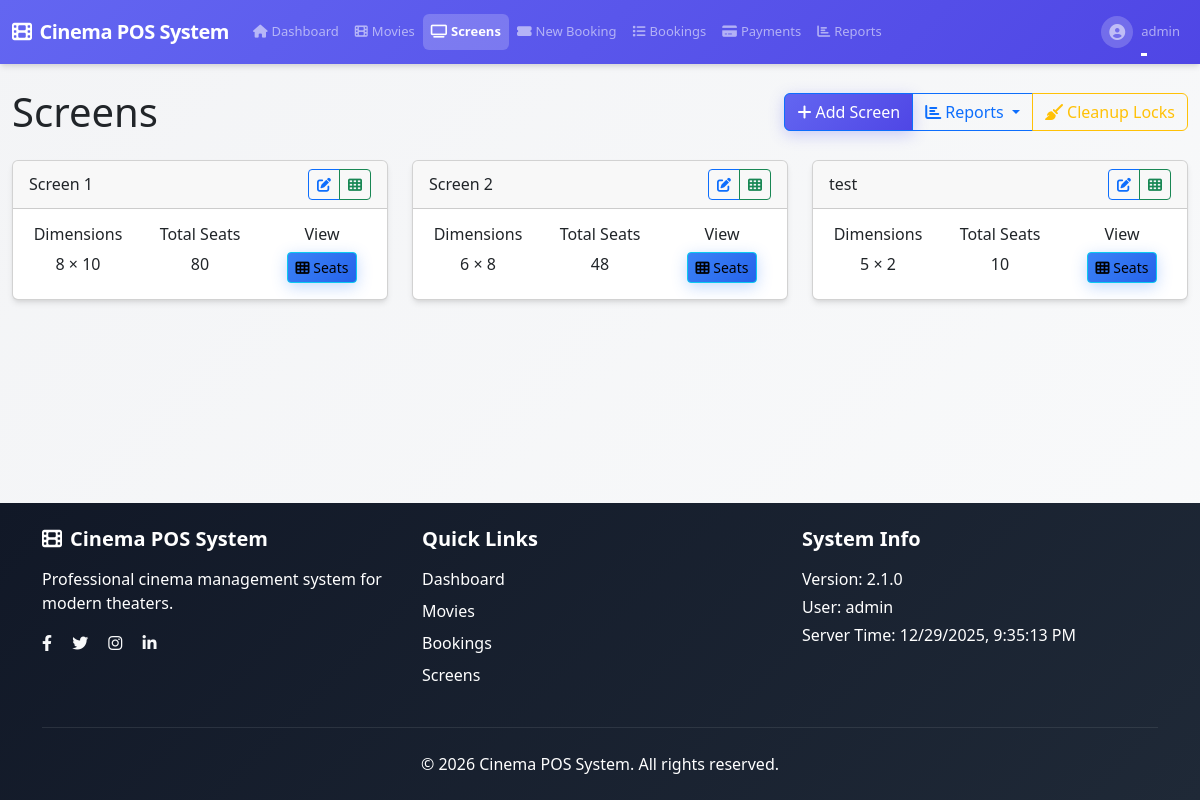
/screens/ (signed in), run on an earlier commit of the app's database.
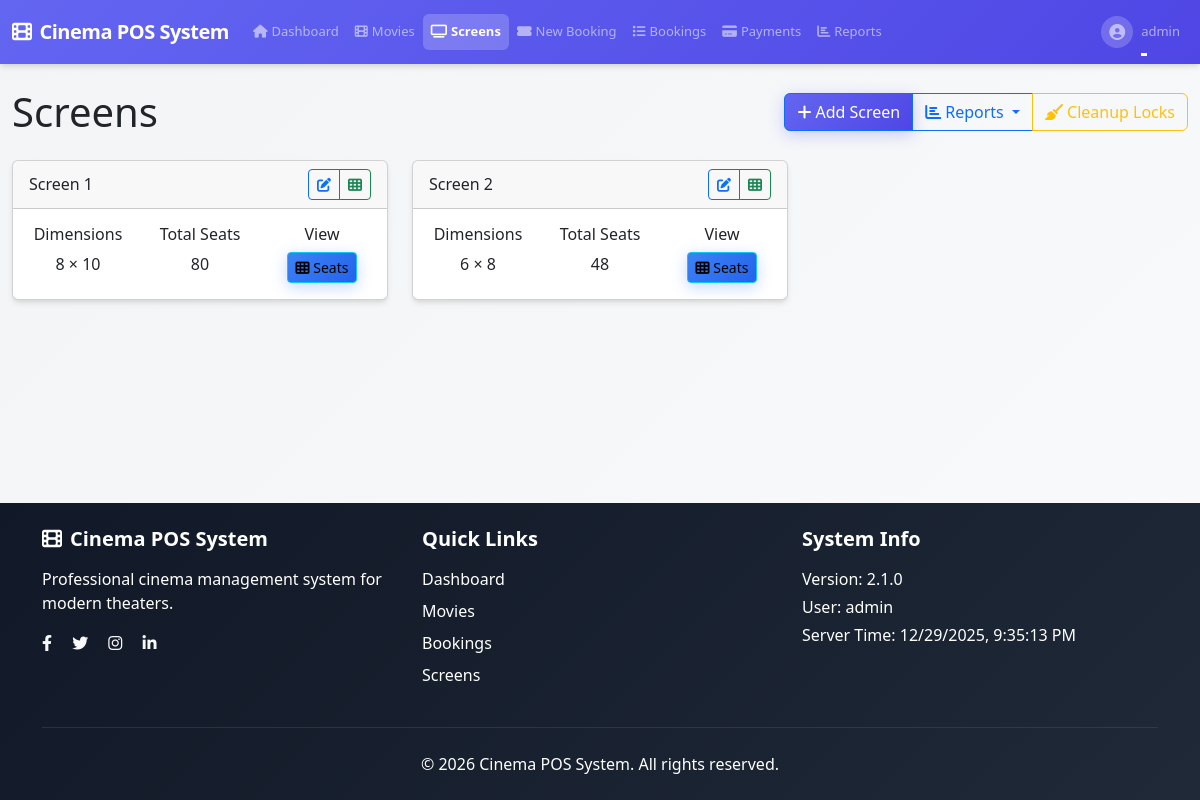
And on a later commit of the database.
### app/auth/models.py (models this page shows, shortened)
class User(UserMixin, db.Model):
    id = db.Column(db.Integer, primary_key=True)
    username = db.Column(db.String(64), index=True, unique=True, nullable=False,
                       comment="Unique username for login")
    email = db.Column(db.String(120), index=True, unique=True, nullable=False,
                      comment="Unique email address")
    password_hash = db.Column(db.String(128), nullable=False,
                            comment="Hashed password")
    role = db.Column(db.Enum('admin', 'cashier', name='user_roles'), default='cashier', nullable=False,
                    comment="Primary user role for permissions (for shared accounts, this is the default role)")
    assigned_roles = db.Column(db.Text, nullable=True,
                             comment="JSON array of assigned roles for shared accounts (e.g., ['admin', 'cashier'])")
    is_shared_account = db.Column(db.Boolean, default=False, nullable=False,
                                comment="Whether this is a shared account that can be used by multiple roles")
    last_login = db.Column(db.DateTime, default=None,
                         comment="Timestamp of last login")
    is_active = db.Column(db.Boolean, default=True, nullable=False,
                        comment="Whether user account is active")
    created_at = db.Column(db.DateTime, default=datetime.utcnow, nullable=False,
                          comment="Account creation timestamp")
    created_by = db.Column(db.Integer, db.ForeignKey('user.id'), default=None,
                         comment="ID of user who created this account")
    updated_at = db.Column(db.DateTime, default=datetime.utcnow, onupdate=datetime.utcnow,
                          comment="Last update timestamp")
    updated_by = db.Column(db.Integer, db.ForeignKey('user.id'), default=None,
                         comment="ID of user who last updated this account")
    bookings = db.relationship('Booking', backref='user', lazy=True)
    __table_args__ = (
        db.CheckConstraint('length(username) >= 3', name='check_username_length'),
        db.CheckConstraint('length(email) >= 5', name='check_email_length'),
        db.CheckConstraint("role IN ('admin', 'cashier')", name='check_role_values'),
        db.Index('idx_user_email_active', 'email', 'is_active'),
        db.Index('idx_user_username_active', 'username', 'is_active'),
    )
    def is_admin(self):
        from flask import session
        current_role = session.get('current_role')
        if current_role:
            return current_role == 'admin'
        return self.role == 'admin'

### app/screens/models.py (models this page shows, shortened)
class Screen(db.Model):
    id = db.Column(db.Integer, primary_key=True)
    name = db.Column(db.String(50), nullable=False)
    total_rows = db.Column(db.Integer, nullable=False)
    total_columns = db.Column(db.Integer, nullable=False)
    seats = db.relationship('Seat', backref='screen', lazy=True)
    shows = db.relationship('Show', backref='screen', lazy=True)

### app/screens/routes.py (the view)
@bp.route('/')
@login_required
def index():
    screens = Screen.query.all()
    return render_template('screens/index.html', title='Screens', screens=screens)

### app/__init__.py (called while the page is built)
@login_manager.user_loader
def load_user(user_id):
    from app.auth.models import User
    return User.query.get(int(user_id))

### templates/screens/index.html (shortened to what this page needs)
{% extends "base.html" %} {% block content %}
<div class="row">
  <div class="col-12">
    <div class="d-flex justify-content-between align-items-center mb-4">
      <h1 class="mb-0">Screens</h1>
      <div class="btn-group">
        {% if current_user.is_admin() %}
        <a href="{{ url_for('screens.add') }}" class="btn btn-primary">
          <i class="fas fa-plus me-1"></i>Add Screen
        </a>
        {% endif %}
        <div class="btn-group" role="group">
          <button type="button" class="btn btn-outline-primary dropdown-toggle" data-bs-toggle="dropdown">
            <i class="fas fa-chart-bar me-1"></i>Reports
          </button>
        </div>
        {% if current_user.is_admin() %}
        <a href="{{ url_for('screens.cleanup_expired_locks_route') }}" class="btn btn-outline-warning" onclick="return confirm('Are you sure you want to clean up expired seat locks?')">
          <i class="fas fa-broom me-1"></i>Cleanup Locks
        </a>
        {% endif %}
      </div>
    </div>
    {% if screens %}
    <div class="row">
      {% for screen in screens %}
      <div class="col-md-4 mb-4">
        <div class="card">
          <div
            class="card-header d-flex justify-content-between align-items-center"
          >
            <h6 class="mb-0">{{ screen.name }}</h6>
            {% if current_user.is_admin() %}
            <div class="btn-group btn-group-sm">
              <a
                href="{{ url_for('screens.edit', id=screen.id) }}"
                class="btn btn-sm btn-outline-primary"
              >
                <i class="fas fa-edit"></i>
              </a>
              <a
                href="{{ url_for('screens.manage_seats', screen_id=screen.id) }}"
                class="btn btn-sm btn-outline-success"
                title="Manage Seats"
              >
                <i class="fas fa-th"></i>
              </a>
            </div>
            {% endif %}
          </div>
          <div class="card-body">
            <div class="row text-center">
              <div class="col-4">
                <h6>Dimensions</h6>
                <p class="mb-0">
                  {{ screen.total_rows }} × {{ screen.total_columns }}
                </p>
              </div>
              <div class="col-4">
                <h6>Total Seats</h6>
                <p class="mb-0">
                  {{ screen.total_rows * screen.total_columns }}
                </p>
              </div>
              <div class="col-4">
                <h6>View</h6>
                <button
                  class="btn btn-sm btn-info seat-layout-btn"
                  data-rows="{{ screen.total_rows }}"
                  data-cols="{{ screen.total_columns }}"
                  data-name="{{ screen.name|e }}"
                >
                  <i class="fas fa-th"></i> Seats
                </button>
              </div>
            </div>
          </div>
        </div>
      </div>
      {% endfor %}
    </div>
    {% endif %}
  </div>
</div>
{% endblock %}

### templates/base.html (shortened to what this page needs)
<!DOCTYPE html>
<html lang="en">
<head>
    <link rel="stylesheet" href="{{ url_for('static', filename='css/style.css') }}">
    <link href="https://cdn.jsdelivr.net/npm/bootstrap@5.3.0/dist/css/bootstrap.min.css" rel="stylesheet">
    <link rel="stylesheet" href="https://cdnjs.cloudflare.com/ajax/libs/font-awesome/6.4.0/css/all.min.css">
    <link rel="stylesheet" href="https://cdnjs.cloudflare.com/ajax/libs/animate.css/4.1.1/animate.min.css">
</head>
<body>
    <header>
        <nav class="navbar navbar-expand-lg navbar-dark bg-gradient-primary">
            <div class="container-fluid">
                <a class="navbar-brand fw-bold" href="{{ url_for('index') }}">
                    <i class="fas fa-film me-2"></i>{{ app_name }}
                </a>
                <div class="collapse navbar-collapse" id="navbarNav">
                    {% if current_user.is_authenticated %}
                    <ul class="navbar-nav me-auto">
                        <li class="nav-item">
                            <a class="nav-link {% if request.endpoint == 'index' %}active{% endif %}" href="{{ url_for('index') }}">
                                <i class="fas fa-home me-1"></i>Dashboard
                            </a>
                        </li>
                        <li class="nav-item">
                            <a class="nav-link {% if request.endpoint and 'movies' in request.endpoint %}active{% endif %}" href="{{ url_for('movies.index') }}">
                                <i class="fas fa-film me-1"></i>Movies
                            </a>
                        </li>
                        <li class="nav-item">
                            <a class="nav-link {% if request.endpoint and 'screens' in request.endpoint %}active{% endif %}" href="{{ url_for('screens.index') }}">
                                <i class="fas fa-tv me-1"></i>Screens
                            </a>
                        </li>
                        <li class="nav-item">
                            <a class="nav-link {% if request.endpoint and 'bookings' in request.endpoint %}active{% endif %}" href="{{ url_for('bookings.new') }}">
                                <i class="fas fa-ticket-alt me-1"></i>New Booking
                            </a>
                        </li>
                        <li class="nav-item">
                            <a class="nav-link {% if request.endpoint and request.endpoint == 'bookings.index' %}active{% endif %}" href="{{ url_for('bookings.index') }}">
                                <i class="fas fa-list me-1"></i>Bookings
                            </a>
                        </li>
                        <li class="nav-item">
                            <a class="nav-link {% if request.endpoint and 'payments' in request.endpoint %}active{% endif %}" href="{{ url_for('payments.index') }}">
                                <i class="fas fa-credit-card me-1"></i>Payments
                            </a>
                        </li>
                        {% if current_user.role == 'admin' %}
                        <li class="nav-item">
                            <a class="nav-link {% if request.endpoint and 'reports' in request.endpoint %}active{% endif %}" href="{{ url_for('reports.index') }}">
                                <i class="fas fa-chart-bar me-1"></i>Reports
                            </a>
                        </li>
                        {% endif %}
                    </ul>
                    {% endif %}
                    <ul class="navbar-nav">
                        {% if current_user.is_authenticated %}
                        <li class="nav-item dropdown">
                            <a class="nav-link dropdown-toggle d-flex align-items-center" href="#" id="navbarDropdown" role="button" data-bs-toggle="dropdown">
                                <div class="user-avatar me-2">
                                    <i class="fas fa-user-circle"></i>
                                </div>
                                {{ current_user.username }}
                            </a>
                        </li>
                        {% else %}
                        <li class="nav-item">
                            <a class="nav-link" href="{{ url_for('auth.login') }}">Login</a>
                        </li>
                        {% endif %}
                    </ul>
                </div>
            </div>
        </nav>
    </header>
    <main class="container-fluid mt-4">
        {% block content %}{% endblock %}
    </main>
    {% include 'validation/feedback.html' %}
    <footer class="bg-dark text-light mt-5">
        <div class="container py-4">
            <div class="row">
                <div class="col-md-4 mb-4 mb-md-0">
                    <h5 class="mb-3"><i class="fas fa-film me-2"></i>{{ app_name }}</h5>
                    <p class="text-white">Professional cinema management system for modern theaters.</p>
                    <div class="social-links">
                        <a href="#" class="text-light me-3"><i class="fab fa-facebook-f"></i></a>
                        <a href="#" class="text-light me-3"><i class="fab fa-twitter"></i></a>
                        <a href="#" class="text-light me-3"><i class="fab fa-instagram"></i></a>
                        <a href="#" class="text-light"><i class="fab fa-linkedin-in"></i></a>
                    </div>
                </div>
                <div class="col-md-4 mb-4 mb-md-0">
                    <h5 class="mb-3">Quick Links</h5>
                    <ul class="list-unstyled">
                        <li class="mb-2"><a href="{{ url_for('index') }}" class="text-white text-decoration-none">Dashboard</a></li>
                        <li class="mb-2"><a href="{{ url_for('movies.index') }}" class="text-white text-decoration-none">Movies</a></li>
                        <li class="mb-2"><a href="{{ url_for('bookings.new') }}" class="text-white text-decoration-none">Bookings</a></li>
                        <li class="mb-2"><a href="{{ url_for('screens.index') }}" class="text-white text-decoration-none">Screens</a></li>
                    </ul>
                </div>
                <div class="col-md-4">
                    <h5 class="mb-3">System Info</h5>
                    <p class="text-white mb-1">Version: {{ version }}</p>
                    <p class="text-white mb-1">User: {% if current_user.is_authenticated %}{{ current_user.username }}{% else %}Guest{% endif %}</p>
                    <p class="text-white mb-0">Server Time: <span id="serverTime"></span></p>
                </div>
            </div>
            <hr class="border-secondary my-4">
            <div class="text-center">
                <p class="mb-0 text-white">&copy; 2026 {{ app_name }}. All rights reserved.</p>
            </div>
        </div>
    </footer>
</body>
</html>

### templates/validation/feedback.html (shortened to what this page needs)
<div id="validation-toast" class="toast-container position-fixed bottom-0 end-0 p-3" style="z-index: 1055;">
</div>

### templates/base.html (style rules this page uses)
.navbar-nav .nav-link.active { background-color: rgba(255, 255, 255, 0.2); border-radius: 0.375rem; font-weight: 600; }

What changed in the data, as far as the page shows it:
removed Screen: name "test", total_rows "5", total_columns "2", screen.total_rows*screen.total_columns "10"
